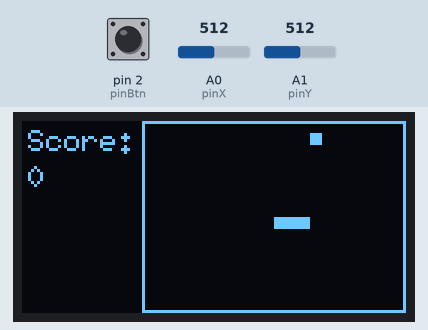
Recording of a sketch running on a simulated Arduino Uno, built with avr-gcc and run on an emulated ATmega328P. Shown: 128×64 one-colour display. The inputs (shaded band) are chosen by the test bench; at power-on: pin 2 (pinBtn) HIGH, A1 (pinY) = 512, A0 (pinX) = 512. Random numbers use the default seed unless the sketch sets one.

Above: at 1.2 s.
1.3 s: pin 2 (pinBtn) pulled LOW for 3.2 s
At 2.66 s:
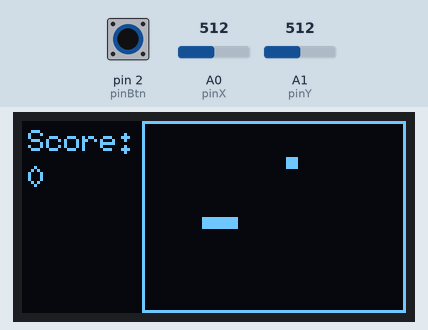
5.1 s: pin 2 (pinBtn) pulled LOW for 0.15 s
At 5.23 s:
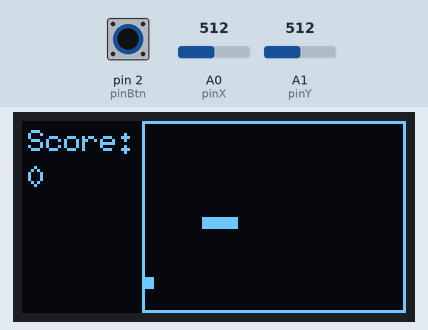
5.8 s: A1 (pinY) set to 710
At 5.98 s:
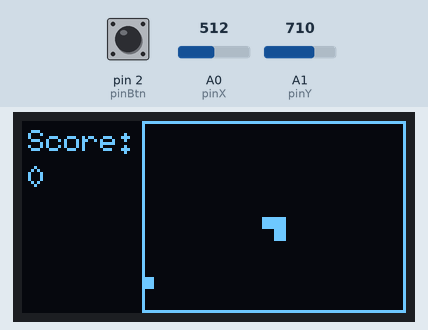
Timing chart, 0 to 8.8 s (numbered marks = the images above; inputs shaded):
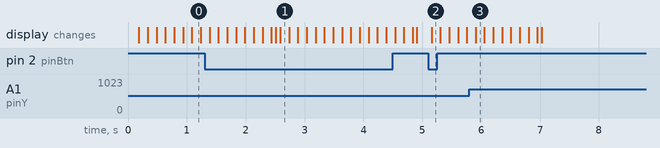

The sketch:

Snake_Game.ino
```cpp
#include <U8g2lib.h>
#include <Wire.h>

// SH1106 128x64 using hardware I2C
U8G2_SH1106_128X64_NONAME_F_HW_I2C u8g2(U8G2_R0, /* reset=*/ U8X8_PIN_NONE);

// Joystick pins
#define pinX A0
#define pinY A1
#define pinBtn 2

#define RIGHT 0
#define LEFT  1
#define UP    2
#define DOWN  3

// Game variables
uint8_t snakeX[100], snakeY[100];
uint8_t snakeLength = 3;
uint8_t direction = RIGHT;
uint8_t foodX = 0, foodY = 0;
bool foodEaten = true;
bool gameOver = false;
int score = 0;

unsigned long lastUpdateTime = 0;
const int updateInterval = 150; // Game speed (ms)

// Debounce variables
unsigned long lastButtonPress = 0;
const unsigned long debounceDelay = 1000; // milliseconds debounce time
bool buttonPressed = false;

void setup() {
  u8g2.begin();
  randomSeed(analogRead(A2));

  pinMode(pinX, INPUT);
  pinMode(pinY, INPUT);
  pinMode(pinBtn, INPUT_PULLUP);

  // Initialize snake in center
  uint8_t startX = 64;
  uint8_t startY = 32;
  for (int i = 0; i < snakeLength; i++) {
    snakeX[i] = startX - i * 4;
    snakeY[i] = startY;
  }

  generateFood();
}

void loop() {
  readJoystick();

  if (!gameOver && millis() - lastUpdateTime >= updateInterval) {
    lastUpdateTime = millis();
    moveSnake();
    checkCollision();
    drawEverything();
  } else if (gameOver) {
    drawGameOver();

    // Handle joystick button press to reset the game
    if (digitalRead(pinBtn) == LOW && millis() - lastButtonPress > debounceDelay) {
      lastButtonPress = millis();
      buttonPressed = true; // Set the button press flag

      // Reset game when button is pressed
      if (buttonPressed) {
        resetGame();
        buttonPressed = false;  // Reset the button press flag
      }
    }
  }
}

void resetGame() {
  snakeLength = 3;
  direction = RIGHT;
  score = 0;
  gameOver = false;

  uint8_t startX = 64;
  uint8_t startY = 32;
  for (int i = 0; i < snakeLength; i++) {
    snakeX[i] = startX - i * 4;
    snakeY[i] = startY;
  }

  generateFood();
}

void readJoystick() {
  int xVal = analogRead(pinX);
  int yVal = analogRead(pinY);

  if (xVal < 300 && direction != RIGHT) direction = LEFT;
  else if (xVal > 700 && direction != LEFT) direction = RIGHT;
  else if (yVal < 300 && direction != DOWN) direction = UP;
  else if (yVal > 700 && direction != UP) direction = DOWN;
}

void moveSnake() {
  for (int i = snakeLength - 1; i > 0; i--) {
    snakeX[i] = snakeX[i - 1];
    snakeY[i] = snakeY[i - 1];
  }

  if (direction == RIGHT) snakeX[0] += 4;
  else if (direction == LEFT) snakeX[0] -= 4;
  else if (direction == UP) snakeY[0] -= 4;
  else if (direction == DOWN) snakeY[0] += 4;

  if (snakeX[0] == foodX && snakeY[0] == foodY) {
    snakeLength++;
    score++;
    foodEaten = true;
    generateFood();
  }
}

void generateFood() {
  bool valid = false;

  while (!valid) {
    valid = true;

    // Food must spawn within the box area (X between 40 and 124, Y between 4 and 60)
    foodX = (random(40, 124) / 4) * 4;  // Food X position within the box
    foodY = (random(4, 60) / 4) * 4;    // Food Y position within the box

    // Check if the food is overlapping with the snake
    for (int i = 0; i < snakeLength; i++) {
      if (snakeX[i] == foodX && snakeY[i] == foodY) {
        valid = false;  // Food is overlapping the snake, try again
        break;
      }
    }
  }
}

void checkCollision() {
  // Wall collision (considering the box as the border)
  if (snakeX[0] < 40 || snakeX[0] >= 128 || snakeY[0] < 0 || snakeY[0] >= 64) {
    gameOver = true;
    return;
  }

  // Self collision (snake's head colliding with any part of its body)
  for (int i = 1; i < snakeLength; i++) {
    if (snakeX[0] == snakeX[i] && snakeY[0] == snakeY[i]) {
      gameOver = true;
      return;
    }
  }
}

void drawEverything() {
  u8g2.clearBuffer();

  u8g2.setFont(u8g2_font_6x10_tr);
  u8g2.drawStr(2, 10, "Score:");
  u8g2.setCursor(2, 22);
  u8g2.print(score);

  u8g2.drawFrame(40, 0, 88, 64); // Border

  for (int i = 0; i < snakeLength; i++) {
    u8g2.drawBox(snakeX[i], snakeY[i], 4, 4);
  }

  u8g2.drawBox(foodX, foodY, 4, 4);

  u8g2.sendBuffer();
}

void drawGameOver() {

  u8g2.clearBuffer();
  u8g2.setFont(u8g2_font_ncenB08_tr);
  u8g2.drawStr(30, 28, "GAME OVER");
  u8g2.setFont(u8g2_font_6x10_tr);
  u8g2.drawStr(20, 45, "Score:");
  u8g2.setCursor(65, 45);
  u8g2.print(score);
  u8g2.drawStr(15, 60, "Click to restart");
  u8g2.sendBuffer();
}
```

Measured:
- after the input at 5.1 s, the display: changes after 0.06 s (image 2)
